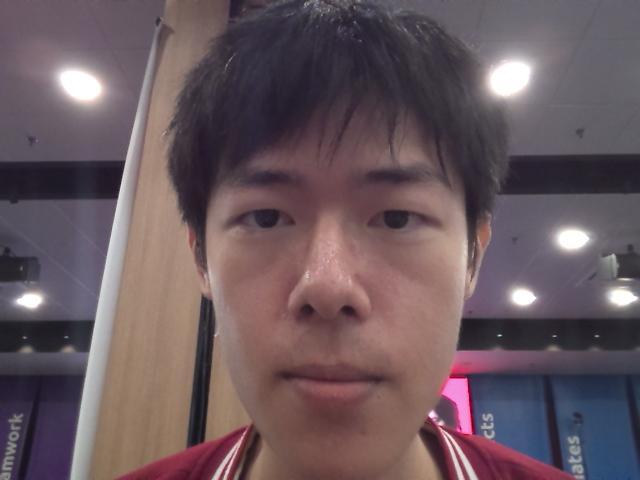
#> input picture captured_selfie.jpg, 640 x 480 px
$ python -i crop_face.py   (imports and definitions only)
#> lines starting #> are read from the running program, lines starting #| are printed output that depends on the picture
import cv2
import numpy as np
from PIL import Image
import os

def crop_face(image_bytes, output_path="cropped_face.png"):
    # Convert the bytes to an OpenCV image
    nparr = np.frombuffer(image_bytes, np.uint8)
    img = cv2.imdecode(nparr, cv2.IMREAD_COLOR)

    # Use OpenCV's pre-trained Haar Cascade classifier for face detection
    face_cascade = cv2.CascadeClassifier(cv2.data.haarcascades + "haarcascade_frontalface_default.xml")

    # Convert image to grayscale for face detection
    gray = cv2.cvtColor(img, cv2.COLOR_BGR2GRAY)

    # Detect faces
    faces = face_cascade.detectMultiScale(gray, scaleFactor=1.1, minNeighbors=5, minSize=(30, 30))

    # If faces are found, crop the first face
    if len(faces) > 0:
        x, y, w, h = faces[0]  # Get the coordinates of the first face
        cropped_face = img[y:y+h, x:x+w]  # Crop the face

        # Convert the cropped face from BGR (OpenCV format) to RGB (PIL format)
        cropped_face_rgb = cv2.cvtColor(cropped_face, cv2.COLOR_BGR2RGB)

        # Convert to a PIL image
        pil_image = Image.fromarray(cropped_face_rgb)

        # Save the cropped face as a PNG image
        pil_image.save(output_path)

        return output_path  # Return the path to the saved cropped face
    else:
        return None  # No face detected

>>> import cv2
>>> picture = cv2.imread('../captured_selfie.jpg', cv2.IMREAD_GRAYSCALE)
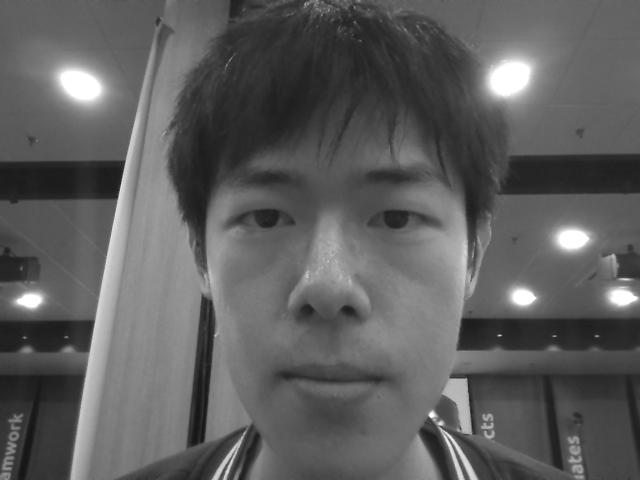
#> picture: shape (480, 640); min 19, max 255, mean 93.9
>>> result = crop_face(picture)
#> (the run stopped early here; a loop or call above may not have finished)
